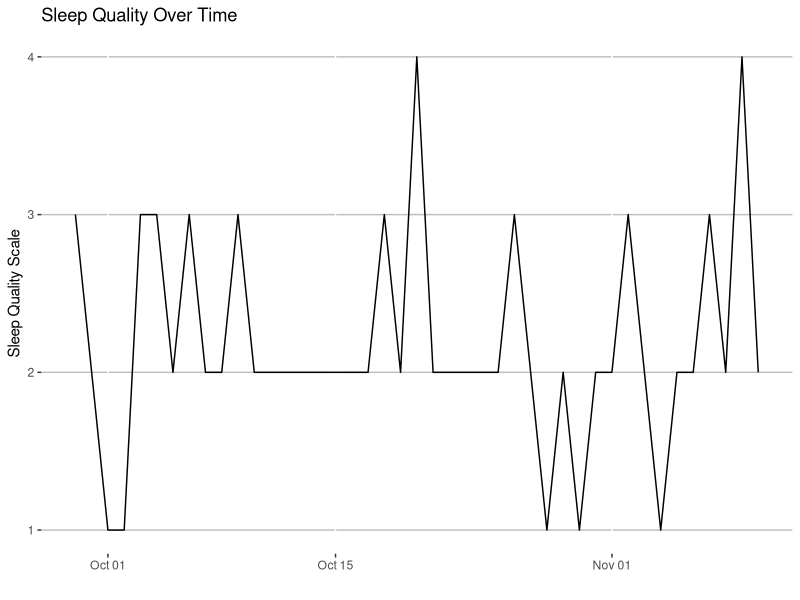
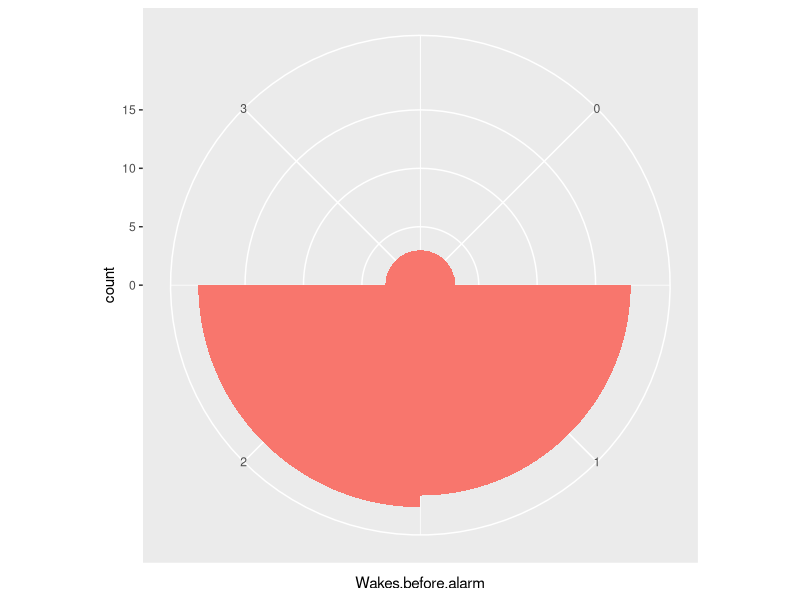
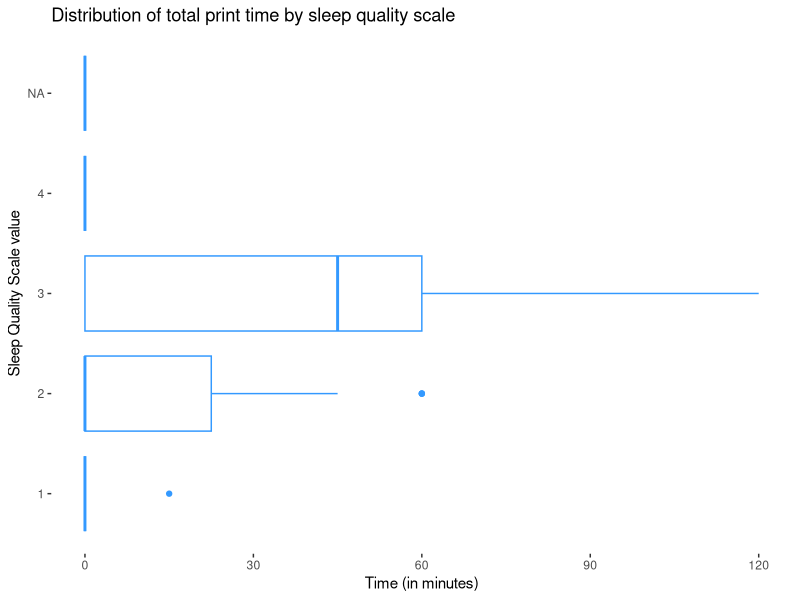
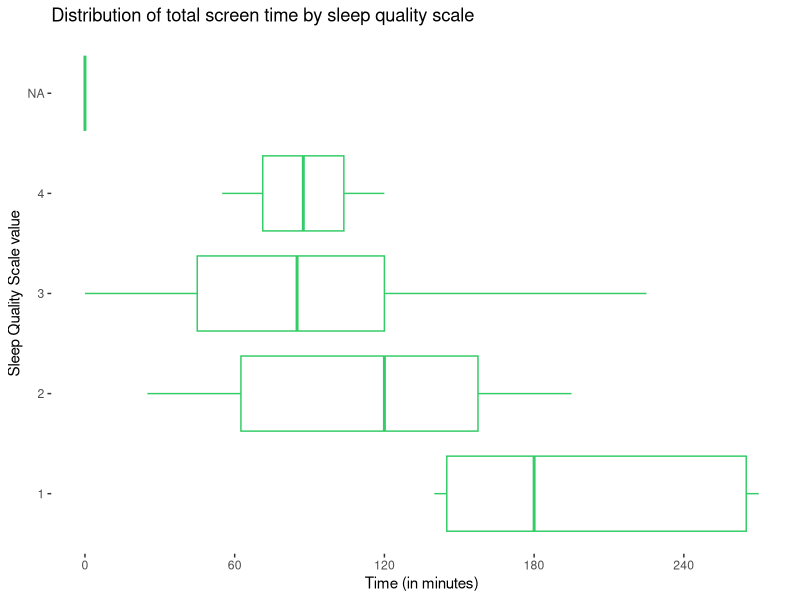

The R source for these figures, in order:
# find which directory is referenced
print(getwd())

# change the directory so we can use the csv
setwd("/Users/zack/dat203_ccac/visualize_yourself/factor_tracker/")

sleep_data <- read.csv("factor_tracker_v1.csv")
head(sleep_data)

install.packages("lubridate")
install.packages("ggpubr")

library(ggplot2)
library(ggpubr)
library(lubridate)

sleep_data$Date <-  as.Date(parse_date_time(sleep_data$Date, 'ymd'))
typeof(sleep_data$Date)

?parse_date_time
ggplot() + 
  geom_line(sleep_data, mapping = aes(x = Date, y = Sleep.quality.scale, group = 1)) + 
  scale_x_date(date_minor_breaks="1 day") + 
  labs(x = '', y = "Sleep Quality Scale", title="Sleep Quality Over Time") + 
  theme(panel.background = element_rect(fill = "white")) + #, colour = "black")) +
  theme(panel.grid.major.y = element_line(color="grey"))

# creating a new series of total screen time
sleep_data$total.screen.time <- rowSums(sleep_data[,2:4], na.rm = TRUE)

# creating a new series of total print time
sleep_data$total.print.time <- rowSums(sleep_data[,5:7], na.rm = TRUE)

# experimenting with shapes
ggplot(sleep_data, aes(x = Wakes.before.alarm, fill="#CC99FF", na.rm = TRUE)) +
  geom_bar(width=1) + coord_polar(theta = 'x') +
  theme(legend.position="none")
  #scale_fill_brewer(palette = "Accent") 

tail(sleep_data)

ggplot() + 
  geom_boxplot(sleep_data, mapping = aes(x = total.print.time, y = as.character(Sleep.quality.scale)), color="#3399FF", show.legend = FALSE) +
  labs(y = "Sleep Quality Scale value", x = "Time (in minutes)") +
  labs(title = "Distribution of total print time by sleep quality scale") +
  theme(panel.background = element_rect(fill = "white")) + #xlim(0, 210) +
  scale_x_continuous(breaks = c(0, 30, 60, 90, 120, 150, 180))

ggplot() + 
  geom_boxplot(sleep_data, mapping = aes(x = total.screen.time, y = as.character(Sleep.quality.scale)), color="#33CC66", show.legend = FALSE) +
  labs(y = "Sleep Quality Scale value", x = "Time (in minutes)") +
  labs(title = "Distribution of total screen time by sleep quality scale") +
  theme(panel.background = element_rect(fill = "white")) + #xlim(0, 300) + 
  scale_x_continuous(breaks = c(0, 60, 120, 180, 240, 300))
